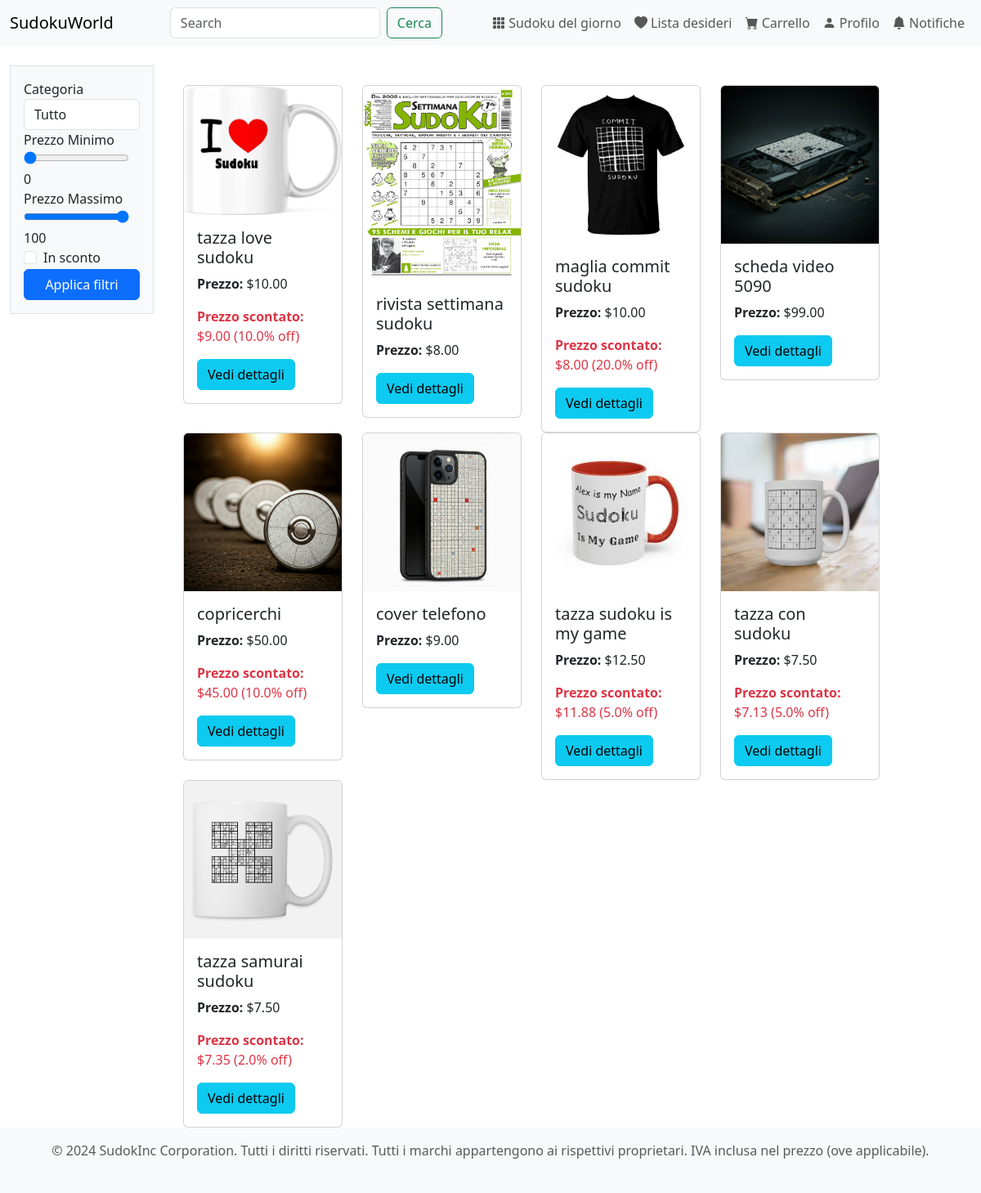
Screenshot of /pages/search.php with the database file from the repository.
### tables this page shows
create table PRODUCT (
    id_product int not null auto_increment,
    name varchar(128) not null,
    description varchar(1024) not null,
    price int not null,
    image varchar(128) not null,
    discount int not null,
    availability int not null,
    removed char not null,
    email varchar(64) not null,
    category_tag varchar(32) not null,
    constraint ID_PRODUCT_ID primary key (id_product)
);

### classes/Product.php (called while the page is built, shortened)
<?php
class Product
{
    private $id;
    private $name;
    private $price;
    private $img;
    private $discount;
    private $removed;
    public function __construct($id_product, $name, $price, $description, $image, $email, $category_tag, $discount, $availability, $removed = 0)
    {
        $this->id = $id_product;
        $this->name = $name;
        $this->price = $price / 100;
        $this->img = $image;
        $this->discount = $discount;
        $this->removed = $removed;
    }
    public function getId()
    {
        return $this->id;
    }
    public function getName()
    {
        return $this->name;
    }
    public function getPrice()
    {
        return $this->price;
    }
    public function getImg()
    {
        return $this->img;
    }
    public function isRemoved()
    {
        return $this->removed;
    }
    public function getFinalPrice($sudoku_solved)
    {
        $discountPrice = $this->price * (1 - $this->discount / 100);
        return $discountPrice;
    }
    public function getFinalDiscount($sudoku_solved)
    {
        return (1 - ($this->getFinalPrice($sudoku_solved) / $this->price)) * 100;
    }
}

### database/Database.php (called while the page is built, shortened)
<?php
class Database
{
    private $db;
    public function __construct($servername, $username, $password, $dbname, $port)
    {
        $this->db = new mysqli($servername, $username, $password, $dbname, $port);
    }
    public function query($query, $param_types, ...$params)
    {
        $stmt = $this->db->prepare($query);
        if ($param_types !== '') {
            $stmt->bind_param($param_types, ...$params);
        }
        $stmt->execute();
        return $stmt->get_result()->fetch_all(MYSQLI_ASSOC);
    }
    public function getProduct($id)
    {
        $query = "SELECT * FROM PRODUCT p WHERE id_product = ?";
        return $this->query($query, 'i', $id);
    }
    public function filteredSearchProduct($name = null, $minPrice = null, $maxPrice = null, $category = null, $is_discount = false)
    {
        $query = "SELECT p.id_product
        FROM PRODUCT p
        WHERE p.removed = 0";
        $params = [];
        $types = '';
        if (!empty($maxPrice)) {
            $query .= " AND p.price <= ?";
            $params[] = $maxPrice;
            $types .= 'i';
        }
        return $this->query($query, $types, ...$params);
    }
}

### includes/bootstrap.php (called while the page is built, shortened)
<?php
require_once("../database/Database.php");
$db = new Database("db", "root", "example", "SUDOKUWORLD", 3306);

### includes/functions.php (the view, shortened to what this page needs)
<?php
function displayProductPreviews($id_products, $db, $sudoku_solved, $sellerActions = false, $is_wishlist = false, $is_prev_order=false, $is_cart=false)
{
    echo '<div class="container-fluid mt-4"><div class="row">';
    foreach ($id_products as $id_product) {
        $productData = $db->getProduct($id_product['id_product'])[0];
        $prod = new Product(...$productData);
        if(!array_key_exists('quantity', $id_product)){
            displayPreview($prod, $sudoku_solved, $sellerActions, $is_wishlist, $is_prev_order, 0, $is_cart);
        }else{
            displayPreview($prod, $sudoku_solved, $sellerActions, $is_wishlist, $is_prev_order, $id_product['quantity'], $is_cart);
        }
    }
    echo '</div></div>';
}
function displayPreview($product, $sudoku_solved, $sellerActions = false, $is_wishlist = false, $is_prev_order=false, $quantity=NULL, $is_cart=false)
    {
        echo '
    <div class="col-12 col-sm-12 col-md-6 col-lg-4 col-xl-3">
        <div class="card" style="width: 100%; ' . ($product->isRemoved() ? 'opacity: 0.5;' : '') . '">
            <img src="' . htmlspecialchars($product->getImg()) . '" class="card-img-top" alt="' . htmlspecialchars($product->getName()) . '">
            <div class="card-body">
                <h5 class="card-title">' . htmlspecialchars($product->getName()) . '</h5>';
                if(!$is_prev_order){
                    echo '
                    <p class="card-text"><strong>Prezzo:</strong> $' . number_format($product->getPrice(), 2) . '</p>';
                    if ($product->getFinalDiscount($sudoku_solved) > 0) {
                        echo '<p class="card-text text-danger"><strong>Prezzo scontato:</strong> $' . number_format($product->getFinalPrice($sudoku_solved), 2) . ' (' . number_format($product->getFinalDiscount($sudoku_solved), 1) . '% off)</p>';
                    }
                }else{
                    echo '
                    <p class="card-text"><strong>Quantità:</strong> ' . $quantity . '</p>';
                }
        echo '
        <a href="product.php?id=' . $product->getId() . '" class="btn btn-info">Vedi dettagli</a>
        ';
        echo '
            </div>
        </div>
    </div>';
    }

### rows the page displays
product: image (picture), name "tazza love sudoku", Price "10.00", discount "9.00", discount "10.0"
product: image (picture), name "rivista settimana sudoku", Price "8.00"
product: image (picture), name "maglia commit sudoku", Price "10.00", discount "8.00", discount "20.0"
product: image (picture), name "scheda video 5090", Price "99.00"
product: image+name (picture), name "copricerchi", availability "50.00", $product->getFinalPrice($sudoku_solved) "45.00", $product->getFinalDiscount($sudoku_solved) "10.0"
product: image (picture), name "cover telefono", Price "9.00"
product: image (picture), name "tazza sudoku is my game", Price "12.50", discount "11.88", discount "5.0"
product: image (picture), name "tazza con sudoku", Price "7.50", discount "7.13", discount "5.0"
product: image (picture), name "tazza samurai sudoku", Price "7.50", discount "7.35", discount "2.0"
